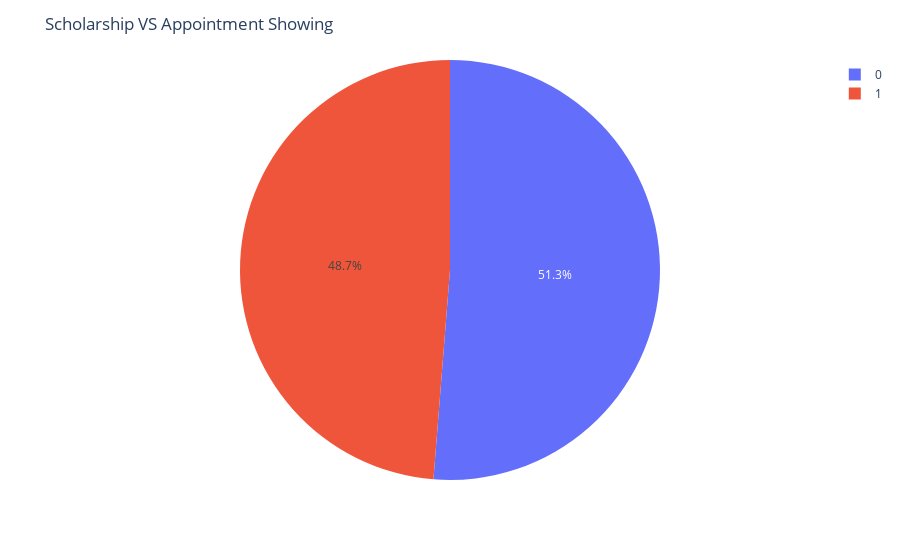
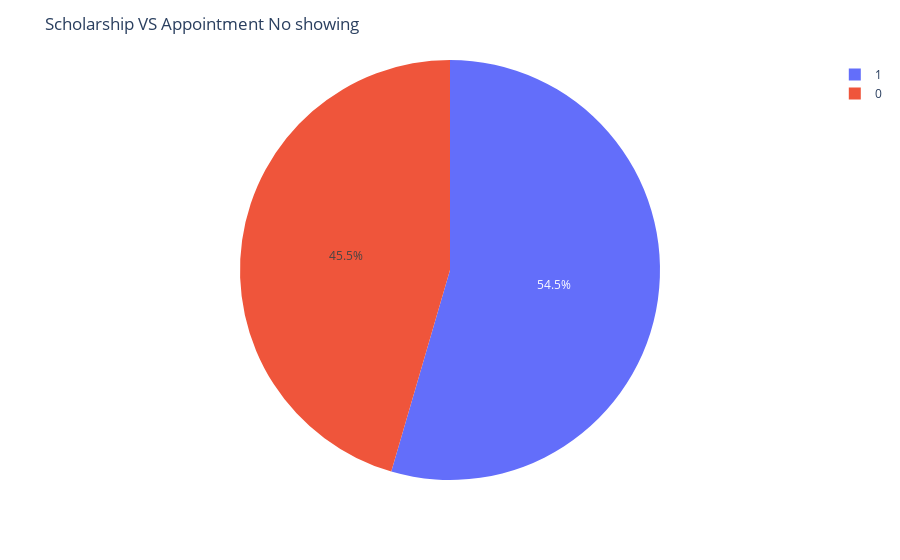

Source (notebook cell) for these figures, in order:
### Markdown cell above
###  Does the scholarship enrollment affect on show or no-show ?

### Code cell
data_visual(df, 'scholarship')

### Figure 1 — Plotly figure (JSON) as saved in the notebook; plotly's stock layout.template omitted (floating-point values rounded to 4 significant figures)
{"data": [{"domain": {"x": [0, 1], "y": [0, 1]}, "hovertemplate": "scholarship=%{label}<br>show=%{value}<extra></extra>", "labels": [0, 1], "legendgroup": "", "name": "", "showlegend": true, "type": "pie", "values": [0.8019, 0.7626]}], "layout": {"legend": {"tracegroupgap": 0}, "margin": {"t": 60}, "title": {"text": "Scholarship VS Appointment Showing"}}}

### Figure 2 — Plotly figure (JSON) as saved in the notebook; plotly's stock layout.template omitted (floating-point values rounded to 4 significant figures)
{"data": [{"domain": {"x": [0, 1], "y": [0, 1]}, "hovertemplate": "scholarship=%{label}<br>no_show=%{value}<extra></extra>", "labels": [0, 1], "legendgroup": "", "name": "", "showlegend": true, "type": "pie", "values": [0.1981, 0.2374]}], "layout": {"legend": {"tracegroupgap": 0}, "margin": {"t": 60}, "title": {"text": "Scholarship VS Appointment No showing"}}}
